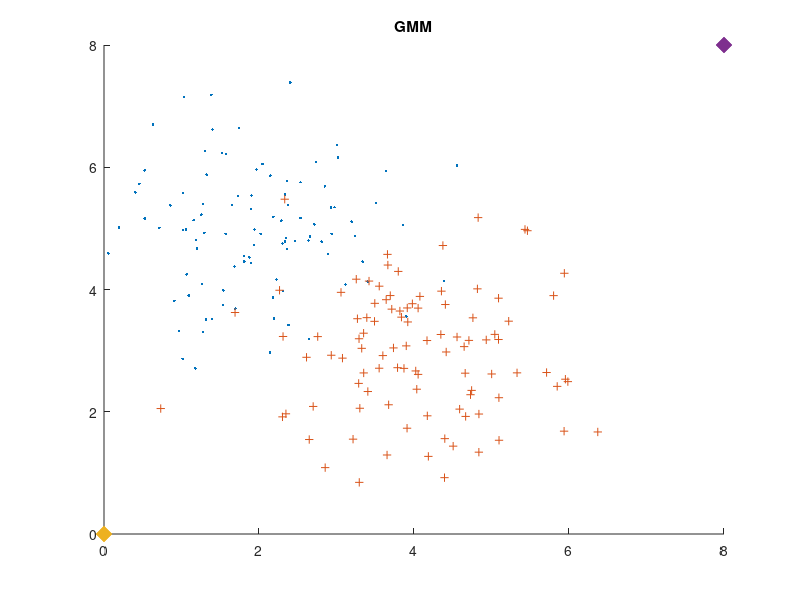
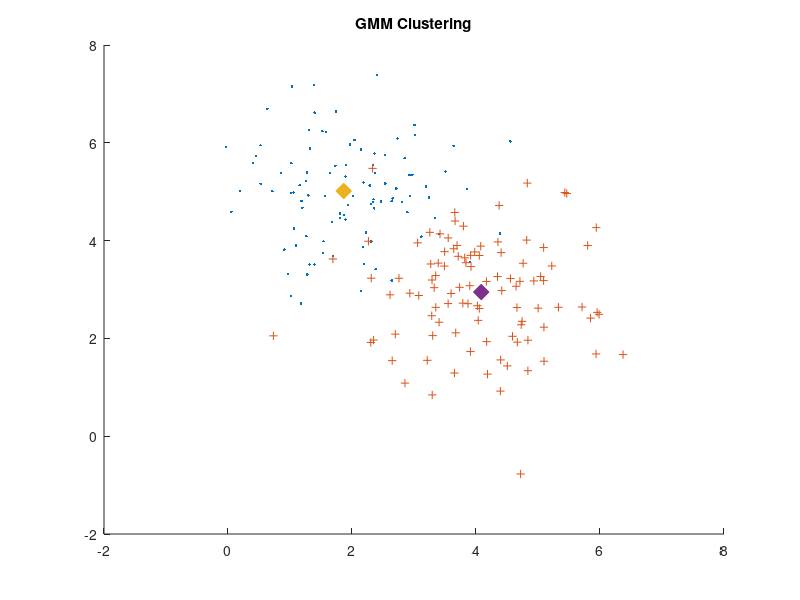

Write the MATLAB code that produced these figures, in order. (Note: this script raises an error after producing the figures.)
clear all; clc;
X = mvnrnd([2 5], [1 1], 100); %OG data
Y = mvnrnd([4 3], [1 1], 100);

Z = vertcat(X,Y);
Z1 = Z(:,1);
Z2 = Z(:,2);


meanx1 = mean(X); %calculate averages for each class
meanx2 = mean(Y);

sigmax1 = std(X); %calculate sigma for each class
sigmax2 = std(Y);

x = [0 00];
y = [8 8];
mus = [];
H = 10;
j = 0;

hold on
plot(X(:,1),X(:,2),'.'); %plot
plot(Y(:,1),Y(:,2),'+');
title('GMM');
plot(x(:,1),x(:,2),'x','linewidth',8); %plot
plot(y(:,1),y(:,2),'x','linewidth',8);
axis([0 8 0 8]);
hold off

while(H > 1)
classx = [];
classy = [];
for i = 1:length(Z)
    
    Px11 = normpdf(Z1(i),meanx1(:,1),sigmax1(:,1)); %Calculate likelyhood for each feature, for each class
    Px12 = normpdf(Z2(i),meanx1(:,2),sigmax1(:,2));
    Px21 = normpdf(Z1(i),meanx2(:,1),sigmax2(:,1));
    Px22 = normpdf(Z2(i),meanx2(:,2),sigmax2(:,2));
    
    probx1 = Px11 * Px12; %Since we assume independence, the total probability is the union between both features
    probx2 = Px21 * Px22;
    
    if(probx1 > probx2)     %Keep track of what each test point was classified as

        classx = [classx;Z(i,1) Z(i,2)];    %Add points to matrix to graph
    
    elseif(probx1 < probx2)

        classy = [classy;Z(i,1) Z(i,2)];
        
    end
    

    
end
mus = [mus;x];
xmean = mean(classx);
ymean = mean(classy);
xstd = std(classx);
ystd = std(classy);
H = H -1 ;

end

figure
hold on
plot(X(:,1),X(:,2),'.'); %plot
plot(Y(:,1),Y(:,2),'+');

title('GMM Clustering');

plot(xmean(:,1),xmean(:,2),'x','linewidth',8); %plot

plot(ymean(:,1),ymean(:,2),'x','linewidth',8);

circle2(xmean(1),xmean(2),xstd(1)*.5,xstd(2)*.5);
circle2(ymean(1),ymean(2),ystd(1)*.5,ystd(2)*.5);

circle2(xmean(1),xmean(2),xstd(1),xstd(2));
circle2(ymean(1),ymean(2),ystd(1),ystd(2));

circle2(xmean(1),xmean(2),xstd(1)*2,xstd(2)*2);
circle2(ymean(1),ymean(2),ystd(1)*2,ystd(2)*2);

axis([0 8 0 8]);
hold off

function h = circle2(x,y,rx,ry)
dx = rx*2;
dy = ry*2;
px = x-rx;
py = y-ry;
h = rectangle('Position',[px py dx dy],'Curvature',[1,1]);
end
